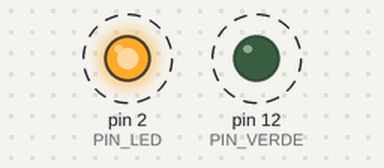
Simulated run of this sketch. Board: Arduino Uno, built with avr-gcc and run on an emulated ATmega328P. Parts: output pins drawn as LEDs (lit = HIGH). Dashed ring = blinking. What the sketch prints to the serial monitor is not drawn.

Above: at 0.2 s.
Timing chart, 0 to 3.0 s (numbered marks = the images above):
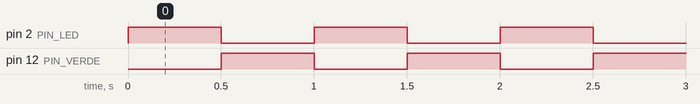

The sketch:

01_blink.ino
```cpp
#define PIN_LED 2
#define PIN_VERDE 12
int contador = 0 ;


void setup() {

  Serial.begin(115200);

  pinMode(PIN_LED, OUTPUT);
  pinMode(PIN_VERDE, OUTPUT);
}

void loop() {
  digitalWrite(PIN_LED, HIGH);
  digitalWrite(PIN_VERDE, LOW);
  Serial.println("Led Encedido.");
  delay(500);
  digitalWrite(PIN_LED, LOW);
  digitalWrite(PIN_VERDE, HIGH);
  Serial.println("Led Apagado.");
  delay(500);
  contador = contador + 1;

  // contador ++;

  Serial.println(contador);
}
```

Measured:
- by itself, pin 2 (PIN_LED), pin 12 (PIN_VERDE): alternates HIGH for 0.50 s and LOW for 0.50 s
